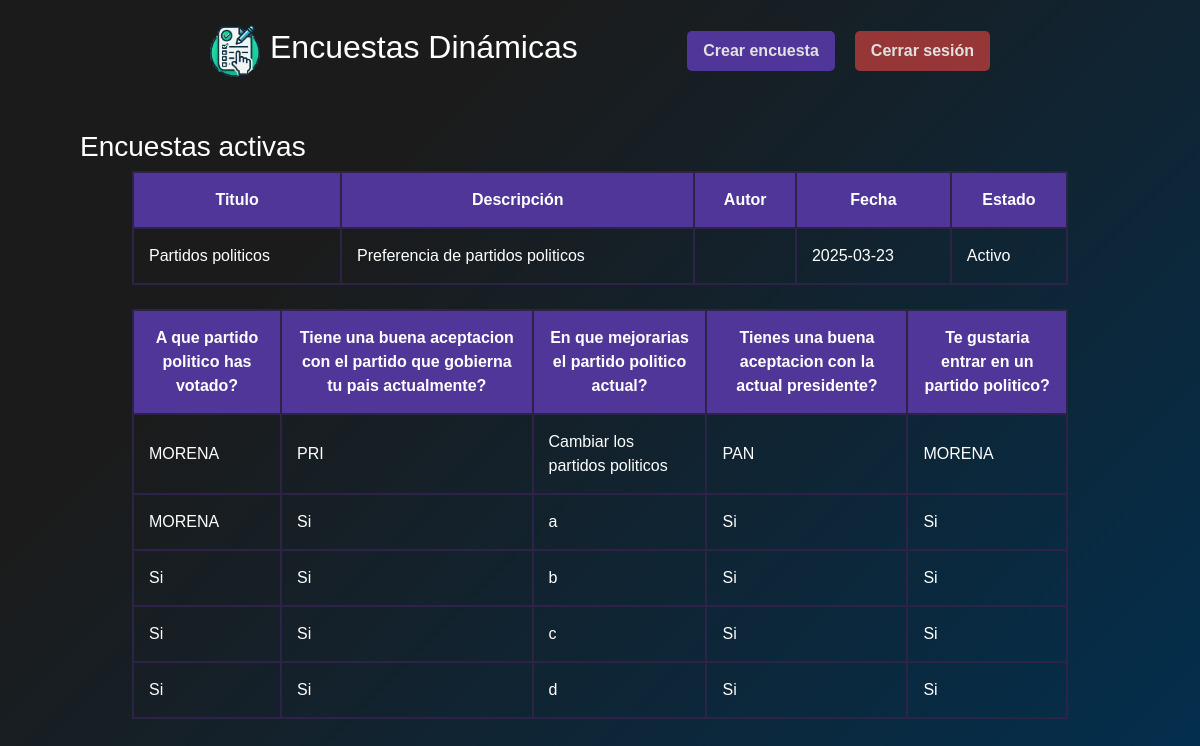
Page /resultados.php?id=4 (signed in) on the committed database.
### tables this page shows
CREATE TABLE `enc_encuestasm` (
  `idencuesta` int(11) NOT NULL,
  `nombre` varchar(255) NOT NULL,
  `descripcion` varchar(255) NOT NULL,
  `idusuario` int(11) NOT NULL,
  `fecha` date NOT NULL,
  `activo` varchar(1) NOT NULL
);

CREATE TABLE `enc_pregunta` (
  `idpregunta` int(11) NOT NULL,
  `idencuesta` int(11) NOT NULL,
  `textopregunta` varchar(255) NOT NULL,
  `requerida` varchar(1) NOT NULL,
  `idtipopregunta` int(11) NOT NULL
);

CREATE TABLE `enc_opcion` (
  `idopciones` int(11) NOT NULL,
  `idpregunta` int(11) NOT NULL,
  `opcion` varchar(255) NOT NULL
);

CREATE TABLE `enc_respuestatexto` (
  `idrespuestatexo` int(11) NOT NULL,
  `respuesta` varchar(255) NOT NULL,
  `idrespuestas` int(11) NOT NULL,
  `idpregunta` int(11) NOT NULL
);

### resultados.php (the view, shortened to what this page needs)
<?php
$username = "root";
$password = "";
$database = "db_encuestas";
$mysqli = new mysqli("localhost", $username, $password, $database);
$idEncuesta = $_GET['id'] ?? null;
$query = "SELECT * FROM enc_encuestasm INNER JOIN usuarios ON enc_encuestasm.idusuario=usuarios.idusuario WHERE idencuesta = $idEncuesta ORDER BY idencuesta ASC";
$preguntas = "SELECT * FROM enc_pregunta WHERE idencuesta = $idEncuesta";
$respuestas = "SELECT * FROM enc_respuesta WHERE idencuesta = $idEncuesta";
$respuesta_opcion = "SELECT idopciones FROM enc_respuestaopcion INNER JOIN enc_pregunta ON enc_respuestaopcion.idpregunta=enc_pregunta.idpregunta WHERE idencuesta = $idEncuesta";
$respuesta_texto = "SELECT respuesta FROM enc_respuestatexto INNER JOIN enc_pregunta ON enc_respuestatexto.idpregunta=enc_pregunta.idpregunta WHERE idencuesta = $idEncuesta";
?>
<!DOCTYPE html>
<html lang="en">
<head>
    <link rel="stylesheet" href="https://stackpath.bootstrapcdn.com/bootstrap/4.5.2/css/bootstrap.min.css">
    <link rel="stylesheet" href="./assets/css/style.css">
</head>
<body>
    <?php include __DIR__ . "/includes/header.php"; ?>
    <div class="items-welcome">
        <div class="wrap-welcome">
            <h3>Encuestas activas</h3>
            <form id="formSeleccionEncuesta">
                <table class="table-welcome">
                    <tr>
                        <th>Titulo</th>
                        <th>Descripción</th>
                        <th>Autor</th>
                        <th>Fecha</th>
                        <th>Estado</th>
                    </tr>
                    <?php
                    if ($result = $mysqli->query($query)) {
                        while ($row = $result->fetch_assoc()) {
                            $nombre = $row["nombre"];
                            $descripcion = $row["descripcion"];
                            $autor = $row["nombreU"];
                            $fecha = $row["fecha"];
                            $activo = $row["activo"];
                            echo "<tr>
                                    <td>$nombre</td>
                                    <td>$descripcion</td>
                                    <td>$autor</td>
                                    <td>$fecha</td>
                                    <td>";
                                        echo ($activo == 'S') ? 'Activo' : 'Inactivo';
                            echo "</td>
                                  </tr>";
                        }
                    }
                    ?>
                </table>
            </form>
            <br>
            <form id="formSeleccionEncuesta">
                <table class="table-welcome">
                    <?php
                    if ($result = $mysqli->query($preguntas)) {
                        echo "<tr>";
                        while ($row = $result->fetch_assoc()) {
                            $textopregunta = $row["textopregunta"];
                            echo "<th> $textopregunta </th>";
                        }
                        echo "</tr>";
                    }
                    ?>
                    <?php
                    $resultado_texto = mysqli_query($mysqli, $respuesta_texto);
                    $resultado_opcion = mysqli_query($mysqli, $respuesta_opcion);
                    if ($results = $mysqli->query($respuestas)) {
                        while ($rows = $results->fetch_assoc()){
                            if ($result = $mysqli->query($preguntas)) {
                                echo "<tr>";
                                while ($row = $result->fetch_assoc()) {
                                    $tipo_pregunta = $row["idtipopregunta"];
                                    if ($tipo_pregunta == "1" or $tipo_pregunta == "2"){
                                        $fila = $resultado_texto->fetch_assoc();
                                        $salida = $fila['respuesta'];
                                        echo "<td>$salida</td>";
                                    } else {
                                        $fila = $resultado_opcion->fetch_assoc();
                                        $salida = $fila['idopciones'];
                                        $opcion = "SELECT opcion FROM enc_opcion WHERE idopciones=$salida";
                                        $salida_opcion = mysqli_query($mysqli, $opcion);
                                        $salida_texto = $salida_opcion->fetch_assoc();
                                        $output_texto = $salida_texto['opcion'];
                                        echo "<td>$output_texto</td>";
                                    }
                                    }
                                }
                                echo "</tr>";
                            }
                        }
                    ?>
                </table>
            </form>
        </div>
    </div>
</body>
</html>

### includes/header.php (shortened to what this page needs)
<!DOCTYPE html>
<html lang="es">
<head>
    <link rel="stylesheet" href="/encuestas/assets/css/style.css">
    <link rel="stylesheet" href="https://cdnjs.cloudflare.com/ajax/libs/font-awesome/4.7.0/css/font-awesome.min.css">
</head>
<body>
    <header class="header-container">
        <div class="header_one">
            <a href="/encuestas/index.php">
                <img class="logo" src="/encuestas/imagenes/logo4.webp" alt="logo">
            </a>
            <h2 class="title_page">Encuestas Dinámicas</h2>
        </div>
        <div class="header_two">
            <?php if (isset($_SESSION['idusuario'])): ?>
                <a href="/encuestas/agregar.php"><button class="index_button_two">Crear encuesta</button></a>
                <a href="/encuestas/logout.php"><button class="index_button_two cerrar_sesion">Cerrar sesión</button></a>
            <?php else: ?>
                <a href="/encuestas/login.php"><button class="index_button_one">Iniciar sesión</button></a>
                <a href="/encuestas/register.php"><button class="index_button_two">Registro</button></a>
            <?php endif; ?>
        </div>
    </header>

### assets/css/style.css (style rules this page uses)
* { font-family: 'Arial'; color: white; }
html, body { height: 100%; min-height: 100vh; margin: 0; padding: 0; background-color: #003153; background-image: linear-gradient(315deg, #003153 0%, #1B1B1B 74%); width: 100%; overflow-x: hidden; }
.header-container { font-weight: bold; font-size: 18px; align-items: center; display: flex; flex-direction: row; margin: 15px 200px; justify-content: space-between; }
.header_one { display: flex; align-items: center; }
.header_one a { padding: 10px; text-decoration: none; }
.logo { width: 50px; height: auto; }
.header_two { display: flex; align-items: center; }
.header_two a { padding: 10px; text-decoration: none; }
a { color: white; transition: all 0.3s ease 0s; }
.index_button_two { color: rgb(225, 225, 225); font-weight: bold; font-size: 16px; background-color: #51369A; border-radius: 5px; border: none; padding: 0.5rem 1rem; min-width: 120px; cursor: pointer; transition: all 0.3s ease 0s; }
.cerrar_sesion { background-color: rgb(150, 54, 54) !important; }
.items-welcome { display: inline-flex; flex-direction: column; margin: 20px 0px 200px 0px; }
.table-welcome { width: 750px; border-collapse: collapse; }
th, td { border: 4px solid #51369A; padding: 8px; text-align: left; }
button { color: rgb(233, 233, 233); font-weight: bold; font-size:16px; background-color: #51369A; border-radius: 5px; border: none; padding: 5px 5px; min-width: 120px; cursor: pointer; transition: all 0.3s ease 0s; }
.table-welcome { width: 90%; margin: auto; border-collapse: collapse; }
.table-welcome td, .table-welcome th { border: 2px solid #2c2347; padding: 15px; }
.table-welcome th { background-color: #51369A; text-align: center; }
.items-welcome { width: 100%; padding: 0.5rem 5rem; }

### rows in the picture
enc_encuestasm: nombre "Partidos politicos", descripcion "Preferencia de partidos politicos", fecha "2025-03-23", activo "Activo"
enc_pregunta: textopregunta "A que partido politico has votado?", enc_opcion.opcion "MORENA", enc_opcion.opcion "Si"
enc_pregunta: textopregunta "Tiene una buena aceptacion con el partido que gobierna tu pais actualmente?", enc_opcion.opcion "PRI", enc_opcion.opcion "Si"
enc_pregunta: textopregunta "En que mejorarias el partido politico actual?", enc_respuestatexto.respuesta "Cambiar los partidos politicos", enc_respuestatexto.respuesta "a", enc_respuestatexto.respuesta "b", enc_respuestatexto.respuesta "c", enc_respuestatexto.respuesta "d"
enc_pregunta: textopregunta "Tienes una buena aceptacion con la actual presidente?", enc_opcion.opcion "PAN", enc_opcion.opcion "Si"
enc_pregunta: textopregunta "Te gustaria entrar en un partido politico?", enc_opcion.opcion "MORENA", enc_opcion.opcion "Si"
